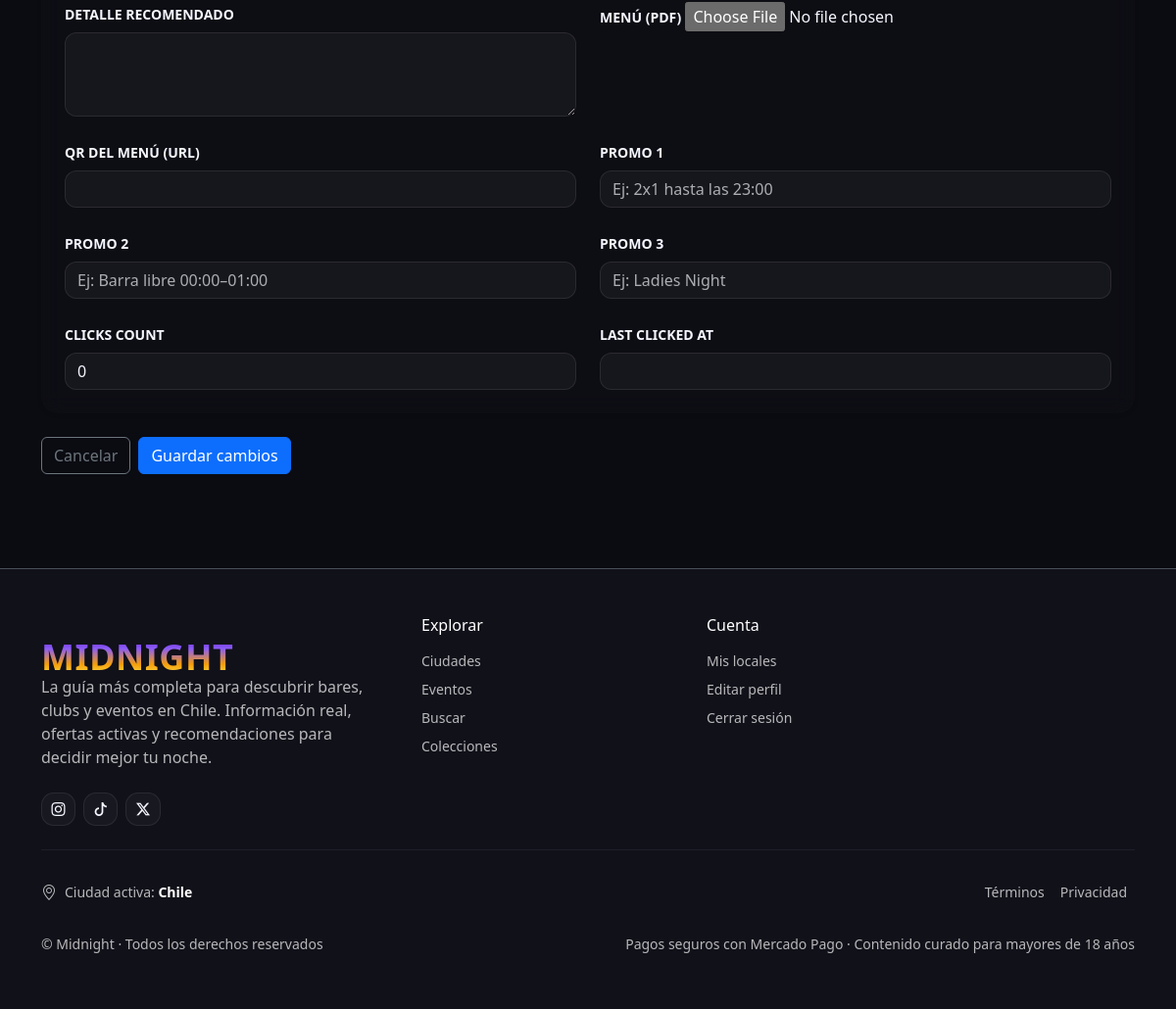
/lugar/ovo-discoteque/editar/ (signed in, lower part), run on an earlier commit of the app's database.
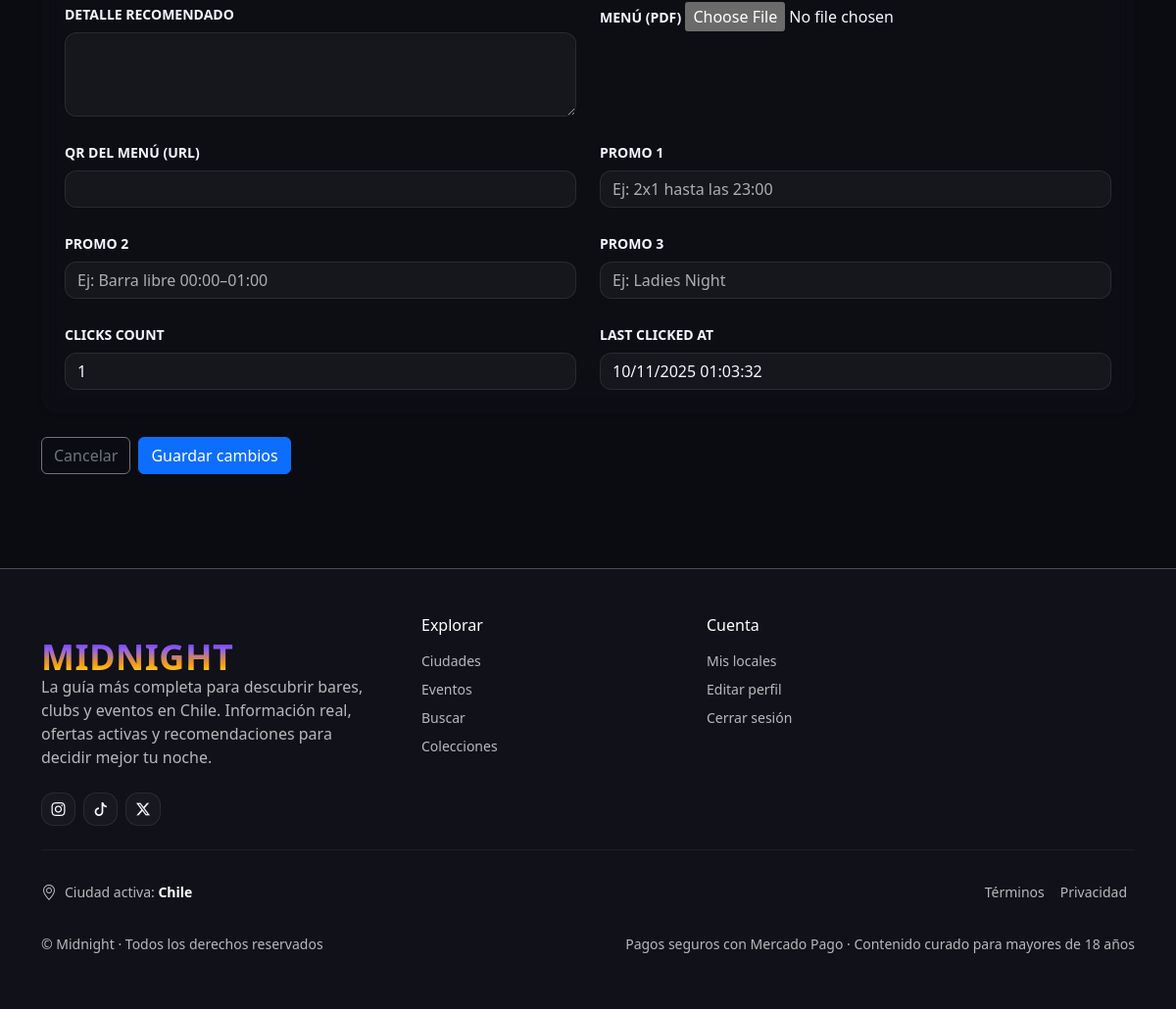
And on a later commit of the database.
### app/places/models.py (models this page shows, shortened)
class Venue(models.Model):
    CATEGORY_CHOICES = [
        ("discoteque", "Discoteque"),
        ("pub", "Pub"),
        ("restaurant", "Restaurante"),
        ("rooftop", "Rooftop"),
        ("other", "Otro"),
    ]
    PAYMENT_CHOICES = [
        ("Tarjeta", "Tarjeta"),
        ("Efectivo", "Efectivo"),
        ("Transferencia", "Transferencia"),
        ("Tarjeta y Efectivo", "Tarjeta y Efectivo"),
        ("Tarjeta y Transferencia", "Tarjeta y Transferencia"),
        ("Efectivo y Transferencia", "Efectivo y Transferencia"),
        ("Todo medio de pago", "Todo medio de pago"),
    ]
    Commune = models.ForeignKey(Commune, on_delete=models.PROTECT, related_name="venues")
    owner_user = models.ForeignKey(
        settings.AUTH_USER_MODEL,
        on_delete=models.SET_NULL,
        null=True, blank=True,
        related_name="venues"
    )
    name = models.CharField(max_length=180)
    slug = models.SlugField(max_length=210, unique=True)  # ej: "club-midnight-santiago"
    category = models.CharField(max_length=20, choices=CATEGORY_CHOICES)
    cover_image = models.ImageField(upload_to="venues/covers/%Y/%m/", blank=True)
    vibe_tags = models.ManyToManyField(Tag, blank=True, related_name="venues")  # chips como "Bailable"
    logo = models.ImageField(upload_to="venues/logos/%Y/%m/", blank=True)
    description = models.TextField(blank=True)
    min_age = models.PositiveSmallIntegerField(null=True, blank=True)  # 18+
    dress_code = models.CharField(max_length=120, blank=True)
    payment_methods = models.CharField(max_length=50, choices=PAYMENT_CHOICES, null=True, blank=True)
    experience_venue = models.CharField(max_length=120, blank=True)
    address = models.CharField(max_length=220, blank=True)
    phone = models.CharField(max_length=30, blank=True)
    website = models.URLField(blank=True)
    instagram = models.URLField(blank=True)
    reservation_url = models.URLField(blank=True)
    hours_short = models.CharField(max_length=80, blank=True)
    highlights_1 = models.CharField(max_length=30, blank=True)
    highlights_2 = models.CharField(max_length=30, blank=True)
    highlights_3 = models.CharField(max_length=30, blank=True)
    recommended_title = models.CharField(max_length=120, blank=True, default="Recomendado del bartender")
    recommended_body = models.TextField(blank=True)
    menu_pdf = models.FileField(blank=True)
    menu_qr_url = models.URLField(blank=True)
    vgt_promos_1 = models.CharField(max_length=50, blank=True, null=True)
    vgt_promos_2 = models.CharField(max_length=50, blank=True, null=True)
    vgt_promos_3 = models.CharField(max_length=50, blank=True, null=True)
    gallery_venue = models.ImageField(upload_to="gallery/%Y/%m/", blank=True, null=True)
    is_published = models.BooleanField(default=True)
    clicks_count = models.PositiveIntegerField(default=0)
    last_clicked_at = models.DateTimeField(null=True, blank=True)

### app/places/views.py (the view, shortened to what this page needs)
# urls.py: path("lugar/<slug:slug>/editar/", VenueUpdateView.as_view(), name="venue-update"),
class VenueUpdateView(LoginRequiredMixin, UserPassesTestMixin, UpdateView):
    model = Venue
    form_class = VenueUpdateForm
    slug_field = "slug"
    slug_url_kwarg = "slug"
    template_name = "venue_update_form.html"
    context_object_name = "venue"
    def get_queryset(self):
        qs = (
            Venue.objects
            .select_related("Commune", "owner_user")
            .prefetch_related("vibe_tags")
        )
        u = self.request.user
        return qs if (u.is_superuser or u.is_staff) else qs.filter(owner_user=u)
    def test_func(self):
        obj = self.get_object()
        u = self.request.user
        return u.is_authenticated and (obj.owner_user_id == u.id or u.is_staff or u.is_superuser)
    def get_context_data(self, **kwargs):
        ctx = super().get_context_data(**kwargs)
        v = self.object
        ctx["all_tags"] = Tag.objects.order_by("name")
        if self.request.method == "POST":
            try:
                ctx["selected_tag_ids"] = [int(x) for x in self.request.POST.getlist("vibe_tags")]
            except ValueError:
                ctx["selected_tag_ids"] = []
        else:
            ctx["selected_tag_ids"] = list(v.vibe_tags.values_list("id", flat=True))
        return ctx

### app/account/context_processors.py (called while the page is built)
def account_flags(request):
    is_owner = False
    if request.user.is_authenticated:
        try:
            is_owner = getattr(request.user.profile, "is_owner", False)
        except Profile.DoesNotExist:
            is_owner = False
    return {"is_owner": is_owner}

### app/places/models.py (called while the page is built)
    def __str__(self):
        return self.name

    def __str__(self):
        return self.name

### templates/venue_update_form.html (shortened to what this page needs)
{% extends "base.html" %}
{% load static %}
{% block content %}
<div class="container py-5">
  <form method="post" enctype="multipart/form-data" novalidate>
    <div class="bg-glass border-0 shadow-sm rounded-4">
      <div class="p-4">
        <div class="row g-4">
          {% for field in form %}
            {% if field.name == "vibe_tags" %}
              <div class="col-12">
                <label class="form-label small text-uppercase fw-semibold">Ambiente / Vibes</label>
                <div class="d-none">
                  {{ field }}
                </div>
                <div class="tag-picker">
                  {% for t in all_tags %}
                    <label class="tag-chip">
                      <input
                        type="checkbox"
                        id="tag_{{ t.id }}"
                        name="vibe_tags"
                        value="{{ t.id }}"
                        {% if t.id in selected_tag_ids %}checked{% endif %}
                      >
                      <span>{{ t.name }}</span>
                    </label>
                  {% endfor %}
                </div>
                {% if field.errors %}<div class="invalid-feedback d-block mt-2">{{ field.errors|striptags }}</div>{% endif %}
                <div class="form-text mt-1">Selecciona uno o más (Bailable, Reggaetón, Terraza, etc.).</div>
              </div>
            {% elif field.name == "cover_image" %}
              <div class="col-12 col-md-6">
                <label class="form-label small text-uppercase fw-semibold" for="{{ field.id_for_label }}">Portada</label>
                {{ field }}
                {% if field.errors %}<div class="invalid-feedback d-block">{{ field.errors|striptags }}</div>{% endif %}
                {% if venue.cover_image %}
                  <div class="mt-2">
                    <img src="{{ venue.cover_image.url }}" alt="Portada actual" class="img-preview">
                  </div>
                {% endif %}
                <div class="form-text">Formato horizontal recomendado (p. ej., 4:3).</div>
              </div>
            {% elif field.name == "logo" %}
              <div class="col-12 col-md-6">
                <label class="form-label small text-uppercase fw-semibold" for="{{ field.id_for_label }}">Logo</label>
                {{ field }}
                {% if field.errors %}<div class="invalid-feedback d-block">{{ field.errors|striptags }}</div>{% endif %}
                {% if venue.logo %}
                  <div class="mt-2">
                    <img src="{{ venue.logo.url }}" alt="Logo actual" class="img-preview img-preview--square">
                  </div>
                {% endif %}
                <div class="form-text">Ideal PNG con fondo transparente.</div>
              </div>
            {% else %}
              <div class="col-12 {% if field.field.widget.input_type != 'textarea' %}col-md-6{% endif %}">
                <label class="form-label small text-uppercase fw-semibold" for="{{ field.id_for_label }}">
                  {{ field.label }}
                </label>
                {{ field }}
              </div>
            {% endif %}
          {% endfor %}
        </div>
      </div>
    </div>
    <div class="d-flex gap-2 mt-4">
      <a class="btn btn-outline-secondary" href="{% url 'venue-detail' slug=venue.slug %}">Cancelar</a>
      <button class="btn btn-primary" type="submit">Guardar cambios</button>
    </div>
  </form>
</div>
{% endblock %}

What changed in the data, as far as the page shows it:
changed Venue: clicks_count "0" → "1"; last_clicked_at (not shown) → "10/11/2025 01:03:32"
